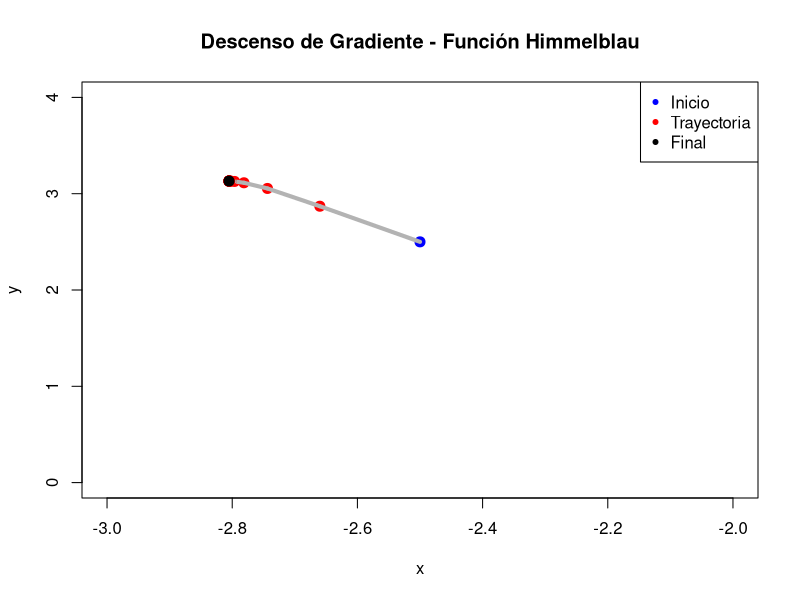

Recreate this plot in R.
#funcion objetico
f <- function(x) {
  
  (x[1]^2 + x[2] -11)^2 + (x[1] + x[2]^2 -7)^2 
}
#--------------------------
#gradeinte
f_prima <- function(x){
  
  dx <- 2*(x[1]^2 + x[2] -11)*(2*x[1]) + 2*(x[1] + x[2]^2 -7)
  dy <- 2*(x[1]^2 + x[2] -11) + 2*(x[1] + x[2]^2 -7)*(2*x[2])
  return(c(dx ,dy))
}
#--------------------------
#aprendisaje
alpha <- 0.01
#alpha <- 0.001
#alpha <- 0.005
x <- c(-2.5,2.5)
#-----------------
#constantes
tolerancia <- 1e-6
max_inter <- 10000
#-----------------
#contador
contador <- 0
#-----------------
# Variable para acumular distancia total
distancia_total <- 0
#-----------------
# Inicializar gráfico
plot(x[1], x[2], xlim = c(-3, -2), ylim = c(0, 4), 
     xlab = "x", ylab = "y", main = "Descenso de Gradiente - Función Himmelblau",
     pch = 20, col = "blue", cex = 2)
#-----------------
# Agregar leyenda
legend("topright", legend = c("Inicio", "Trayectoria", "Final"), 
       col = c("blue", "red", "black"), pch = 20, cex = 1)
#-----------------
for (i in 1:max_inter){
  #Cada vez que entra suma 1 para tener la cantidad de iteracion
  contador <- contador + 1
  #-----------------
  #calculo del nuevo X
  x_nuevo <- x - alpha*f_prima(x)
  #-----------------
  #graficar
  points(x_nuevo[1], x_nuevo[2], pch = 20, col = "red", cex = 2)
  #-------------------------------------------------------------------
  # Graficar línea de trayectoria entre x y x_nuevo
  segments(x[1], x[2], x_nuevo[1], x_nuevo[2], col = "gray70", lwd = 4)
  #-----------------
  # Calcular distancia recorrida en este paso
  distancia_paso <- sqrt((x_nuevo[1] - x[1])^2 + (x_nuevo[2] - x[2])^2)
  distancia_total <- distancia_total + distancia_paso
  #-------------------------------------------------------------------
  #retriccion para evitar errores
  if(norm(f_prima(x_nuevo), "2") < tolerancia | 
     norm(x_nuevo - x, "2") < tolerancia){
    break
  }
  #-----------------
  #remplazaomos X original por X nuevo para repetir el ciclo
  x <- x_nuevo
}

# Mostrar resultados
points(x_nuevo[1], x_nuevo[2], pch = 20, col = "black", cex = 2)
cat("El número de iteraciones necesarias es:", contador, "\n")
cat("El valor de alpha es:", alpha, "\n")
cat("El punto mínimo encontrado es:", x_nuevo, "\n")
cat("El valor de la función en ese punto es:", f(x_nuevo), "\n")